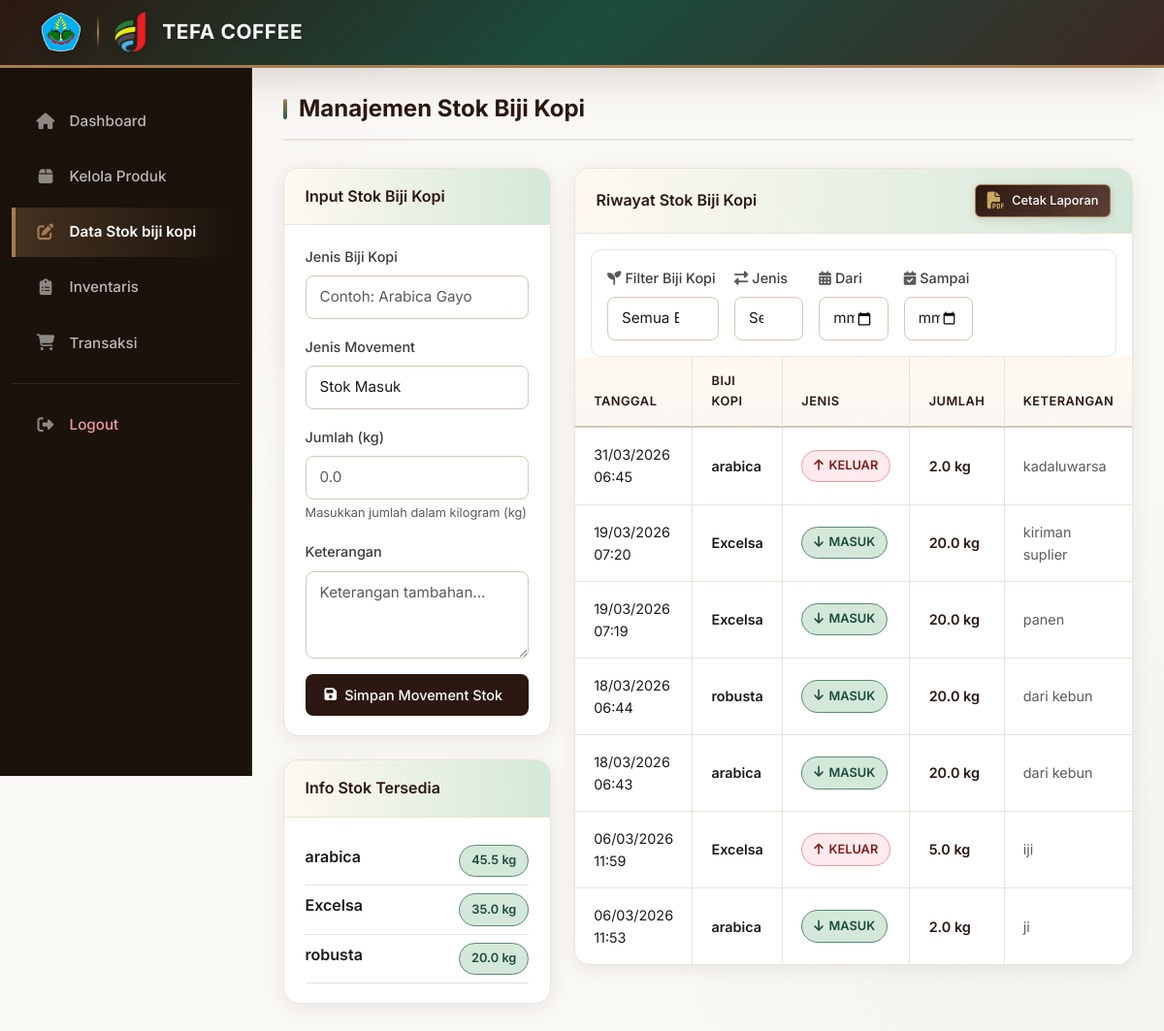
/admin/stock.php (signed in), run on the app's committed database.
### tables this page shows
CREATE TABLE `coffee_beans` (
  `id` int(11) NOT NULL,
  `nama_biji_kopi` varchar(100) NOT NULL,
  `varietas` varchar(50) DEFAULT NULL,
  `asal` varchar(100) DEFAULT NULL,
  `stok` decimal(10,1) DEFAULT 0.0,
  `created_at` timestamp NOT NULL DEFAULT current_timestamp()
);

CREATE TABLE `stock_movements_beans` (
  `id` int(11) NOT NULL,
  `bean_id` int(11) NOT NULL,
  `jenis` enum('masuk','keluar') NOT NULL,
  `jumlah` decimal(10,1) NOT NULL,
  `keterangan` text DEFAULT NULL,
  `tanggal` timestamp NOT NULL DEFAULT current_timestamp()
);

### admin/stock.php (the view, shortened to what this page needs)
<?php
require_once '../config/config.php';
$filter_date_from = $_GET['filter_date_from'] ?? '';
$filter_date_to = $_GET['filter_date_to'] ?? '';
$where = "1=1";
$movements_query = mysqli_query($conn, "
    SELECT sm.*, cb.nama_biji_kopi
    FROM stock_movements_beans sm
    JOIN coffee_beans cb ON sm.bean_id = cb.id
    WHERE $where
    ORDER BY sm.tanggal DESC
    LIMIT 500
");
$all_movements = [];
while ($row = mysqli_fetch_assoc($movements_query)) {
    $all_movements[] = $row;
}
$coffee_beans = mysqli_query($conn, "SELECT * FROM coffee_beans ORDER BY nama_biji_kopi ASC");
    ?>
<!DOCTYPE html>
<html lang="id">
<head>
    <link href="https://cdn.jsdelivr.net/npm/bootstrap@5.3.0/dist/css/bootstrap.min.css" rel="stylesheet">
    <link rel="stylesheet" href="https://cdnjs.cloudflare.com/ajax/libs/font-awesome/6.4.0/css/all.min.css">
    <link rel="stylesheet" href="css/stock.css">
</head>
<body>
    <div class="top-header">
        <div class="container">
            <div class="header-content">
                <div class="logo-container">
                    <img src="../assets/images/logopolije.png" alt="Polije" class="logo-polije"
                        onerror="this.src='https://via.placeholder.com/42x42/2C1810/FFFFFF?text=P'">
                    <div class="logo-divider"></div>
                    <img src="../assets/images/sip.png" alt="TEFA" class="logo-tefa"
                        onerror="this.src='https://via.placeholder.com/42x42/A67C52/FFFFFF?text=T'">
                    <span class="brand-text">TEFA COFFEE</span>
                </div>
            </div>
        </div>
    </div>
    <div class="sidebar" id="sidebar">
        <ul class="sidebar-menu">
            <li><a href="dashboard.php"><i class="fas fa-home"></i><span>Dashboard</span></a></li>
            <li><a href="products.php"><i class="fas fa-box"></i><span>Kelola Produk</span></a></li>
            <li><a href="stock.php" class="active"><i class="fa-solid fa-pen-to-square"></i><span>Data Stok biji kopi</span></a>
            </li>
            <li><a href="inventory.php"><i class="fas fa-clipboard-list"></i><span>Inventaris</span></a></li>
            <li><a href="transactions.php"><i class="fas fa-shopping-cart"></i><span>Transaksi</span></a></li>
            <div class="sidebar-divider"></div>
            <li><a href="../logout.php" style="color: #ef9a9a;"><i
                        class="fas fa-sign-out-alt"></i><span>Logout</span></a></li>
        </ul>
    </div>
    <div class="main-wrapper">
        <div class="main-content">
            <div class="page-header">
                <h1 class="page-title">Manajemen Stok Biji Kopi
                </h1>
            </div>
            <div class="row">
                <div class="col-md-4 mb-4">
                    <div class="card-custom">
                        <div class="card-header-custom">
                            <span>Input Stok Biji Kopi</span>
                        </div>
                        <div class="card-body">
                            <form method="POST">
                                <div class="mb-3">
                                    <label class="form-label">Jenis Biji Kopi</label>
                                    <input type="text" name="nama_biji_kopi" class="form-control" required
                                        placeholder="Contoh: Arabica Gayo">
                                </div>
                                <div class="mb-3">
                                    <label class="form-label">Jenis Movement</label>
                                    <select name="jenis" class="form-control" required>
                                        <option value="masuk">Stok Masuk</option>
                                    </select>
                                </div>
                                <div class="mb-3">
                                    <label class="form-label">Jumlah (kg)</label>
                                    <input type="number" name="jumlah" class="form-control" step="0.1" min="0.1"
                                        required placeholder="0.0">
                                    <small class="form-text">Masukkan jumlah dalam kilogram (kg)</small>
                                </div>
                                <div class="mb-3">
                                    <label class="form-label">Keterangan</label>
                                    <textarea name="keterangan" class="form-control" rows="3"
                                        placeholder="Keterangan tambahan..."></textarea>
                                </div>
                                <button type="submit" name="add_stock" class="btn-custom btn-primary w-100">
                                    <i class="fas fa-save"></i>Simpan Movement Stok
                                </button>
                            </form>
                        </div>
                    </div>
                    <div class="card-custom mt-3">
                        <div class="card-header-custom">
                            <span>Info Stok Tersedia</span>
                        </div>
                        <div class="card-body">
                            <ul class="list-unstyled mb-0" style="max-height: 200px; overflow-y: auto;">
                                <?php
                                if ($coffee_beans && mysqli_num_rows($coffee_beans) > 0):
                                    mysqli_data_seek($coffee_beans, 0);
                                    while ($bean = mysqli_fetch_assoc($coffee_beans)):
                                        ?>
                                        <li class="d-flex justify-content-between py-2 border-bottom">
                                            <span class="fw-semibold"><?= htmlspecialchars($bean['nama_biji_kopi']) ?></span>
                                            <span
                                                class="badge-custom <?= $bean['stok'] < 5 ? 'badge-danger' : 'badge-success' ?>">
                                                <?= number_format($bean['stok'], 1) ?> kg
                                            </span>
                                        </li>
                                        <?php
                                    endwhile;
                                else:
                                    ?>
                                    <li class="text-muted py-2">Belum ada data biji kopi</li>
                                <?php endif; ?>
                            </ul>
                        </div>
                    </div>
                </div>
                <div class="col-md-8">
                    <div class="card-custom">
                        <div
                            class="card-header-custom d-flex justify-content-between align-items-center flex-wrap gap-2">
                            <span>Riwayat Stok Biji Kopi</span>
                            <div class="d-flex gap-2">
                                <button class="btn-custom btn-coffee btn-sm" onclick="openPrintReport()">
                                    <i class="fas fa-file-pdf"></i> Cetak Laporan
                                </button>
                            </div>
                        </div>
                        <div class="card-body p-0">
                            <form id="filterForm" method="GET" class="filter-section mx-3 mt-3 mb-0">
                                <div class="row g-3">
                                    <div class="col-md-3">
                                        <label class="form-label small"><i
                                                class="fas fa-seedling me-1 text-muted"></i>Filter Biji Kopi</label>
                                        <select name="filter_bean" id="filter_bean" class="form-control form-control-sm"
                                            onchange="applyFilter()">
                                            <option value="">Semua Biji Kopi</option>
                                        </select>
                                    </div>
                                    <div class="col-md-2">
                                        <label class="form-label small"><i
                                                class="fas fa-exchange-alt me-1 text-muted"></i>Jenis</label>
                                        <select name="filter_jenis" id="filter_jenis"
                                            class="form-control form-control-sm" onchange="applyFilter()">
                                            <option value="">Semua</option>
                                        </select>
                                    </div>
                                    <div class="col-md-2">
                                        <label class="form-label small"><i
                                                class="fas fa-calendar-alt me-1 text-muted"></i>Dari</label>
                                        <input type="date" name="filter_date_from" id="filter_date_from"
                                            class="form-control form-control-sm"
                                            value="<?= htmlspecialchars($filter_date_from) ?>" onchange="applyFilter()">
                                    </div>
                                    <div class="col-md-2">
                                        <label class="form-label small"><i
                                                class="fas fa-calendar-check me-1 text-muted"></i>Sampai</label>
                                        <input type="date" name="filter_date_to" id="filter_date_to"
                                            class="form-control form-control-sm"
                                            value="<?= htmlspecialchars($filter_date_to) ?>" onchange="applyFilter()">
                                    </div>
                                </div>
                            </form>
                            <div class="table-responsive">
                                <table class="table table-custom">
                                    <thead>
                                        <tr>
                                            <th>Tanggal</th>
                                            <th>Biji Kopi</th>
                                            <th>Jenis</th>
                                            <th>Jumlah</th>
                                            <th>Keterangan</th>
                                        </tr>
                                    </thead>
                                    <tbody id="historyTableBody">
                                        <?php
                                        if (count($all_movements) > 0):
                                            foreach (array_slice($all_movements, 0, 10) as $m):
                                                ?>
                                                <tr>
                                                    <td data-label="Tanggal"><?= date('d/m/Y H:i', strtotime($m['tanggal'])) ?>
                                                    </td>
                                                    <td data-label="Biji Kopi">
                                                        <div class="fw-semibold"><?= htmlspecialchars($m['nama_biji_kopi']) ?>
                                                        </div>
                                                    </td>
                                                    <td data-label="Jenis">
                                                        <span
                                                            class="badge-custom <?= $m['jenis'] == 'masuk' ? 'badge-success' : 'badge-danger' ?>">
                                                            <i
                                                                class="fas fa-<?= $m['jenis'] == 'masuk' ? 'arrow-down' : 'arrow-up' ?>"></i>
                                                            <?= strtoupper($m['jenis']) ?>
                                                        </span>
                                                    </td>
                                                    <td data-label="Jumlah" class="fw-semibold">
                                                        <?= number_format($m['jumlah'], 1) ?> kg</td>
                                                    <td data-label="Keterangan" class="text-muted">
                                                        <?= htmlspecialchars($m['keterangan']) ?: '-' ?></td>
                                                </tr>
                                                <?php
                                            endforeach;
                                        endif; ?>
                                    </tbody>
                                </table>
                            </div>
                        </div>
                    </div>
                </div>
            </div>
        </div>
    </div>
</body>
</html>

### data on the page
coffee_beans: nama_biji_kopi "arabica", stok "45.5"
coffee_beans: nama_biji_kopi "Excelsa", stok "35.0"
coffee_beans: nama_biji_kopi "robusta", stok "20.0"
stock_movements_beans: tanggal "31/03/2026 06:45", bean.nama_biji_kopi "arabica", jenis "KELUAR", jumlah "2.0", keterangan "kadaluwarsa"
stock_movements_beans: tanggal "19/03/2026 07:20", bean.nama_biji_kopi "Excelsa", jenis "MASUK", jumlah "20.0", keterangan "kiriman suplier"
stock_movements_beans: tanggal "19/03/2026 07:19", bean.nama_biji_kopi "Excelsa", jenis "MASUK", jumlah "20.0", keterangan "panen"
stock_movements_beans: tanggal "18/03/2026 06:44", bean.nama_biji_kopi "robusta", jenis "MASUK", jumlah "20.0", keterangan "dari kebun"
stock_movements_beans: tanggal "18/03/2026 06:43", bean.nama_biji_kopi "arabica", jenis "MASUK", jumlah "20.0", keterangan "dari kebun"
stock_movements_beans: tanggal "06/03/2026 11:59", bean.nama_biji_kopi "Excelsa", jenis "KELUAR", jumlah "5.0", keterangan "iji"
stock_movements_beans: tanggal "06/03/2026 11:53", bean.nama_biji_kopi "arabica", jenis "MASUK", jumlah "2.0", keterangan "ji"
